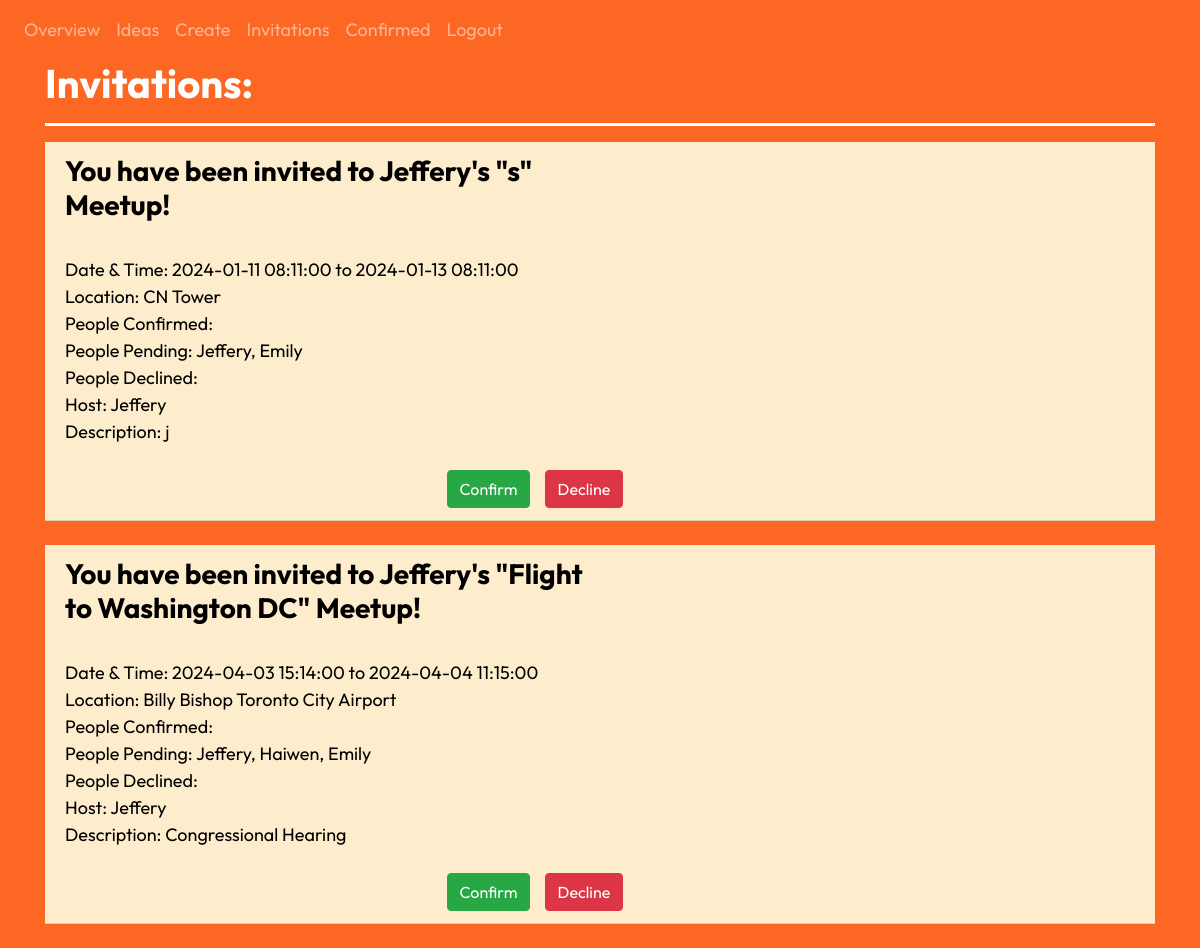
/view_meetups (signed in), run on the app's committed database.
### website/models.py (models this page shows)
class Meetup(db.Model):
    id = db.Column(db.Integer, primary_key=True)
    date_created = db.Column(db.DateTime(timezone=True), default=func.now()) # gets current date and time, store it as date
    date_meetup = db.Column(db.DateTime)
    date_end = db.Column(db.DateTime)
    title = db.Column(db.String(10000))
    location = db.Column(db.String(10000))
    fullAddress = db.Column(db.String(10000))
    locationCommonName = db.Column(db.String(10000))
    lat = db.Column(db.Float)
    lng = db.Column(db.Float)
    description = db.Column(db.String(10000))
    invitations = db.Column(db.String(10000))
    confirmed = db.Column(db.String(10000))
    declined = db.Column(db.String(10000))
    owner = db.Column(db.Integer)
    owner_firstname = db.Column(db.String(10000))

### website/views.py (the view)
@views.route('/view_meetups', methods=['GET', 'POST']) #decorator: whenever you go to the / URL, whatever in hom() will run
@login_required
def view_meetups():
    invites = "" # create a string of people who were invited but not confirmed
    confirmation = "" # create a string of people who have confirmed
    confirmSearch = " " + str(current_user.id) + " "
    firstInv = True
    firstConf = True
    meetupList = []
    for meetup in current_user.meetups: # go through all the current user's meetups
        if meetup.confirmed.find(confirmSearch) == -1:
            meetupList.append({'id': meetup.id, 'lat': meetup.lat, 'lng': meetup.lng, 'locationName': meetup.locationCommonName, 'address': meetup.fullAddress})
        invites = invites + "   " # add 3 spaces to show a new meetup
        confirmation = confirmation + "   "
        firstInv = True
        firstConf = True
        for user in meetup.user: # cycle through the users with a relationship with that meetup
            userSearch = " " + str(user.id) + " "
            if meetup.confirmed.find(userSearch)  != -1: # if the user has confirmed
                if firstConf:   # if its the first confirmation for the meetup. add their name
                    confirmation  = confirmation + user.first_name
                    firstConf = False
                else: # if its not the first confirmation, add a comma
                    confirmation  = confirmation + ", " + user.first_name
            else: # if the user has not confirmed yet, add them to the invite list
                if firstInv:
                    invites  = invites + user.first_name
                    firstInv = False
                else:
                    invites  = invites + ", " + user.first_name
    inviteList = invites.split("   ") # create an list of meetups, inside of which are the people invitied to it
    confirmationList = confirmation.split("   ") # create an list of meetups, inside of which are the people who confirmed to it
    return render_template("view_meetups.html", key=key, user=current_user, inviteList = inviteList, confirmSearch = confirmSearch, confirmationList = confirmationList, meetupList = meetupList)

### website/__init__.py (called while the page is built)
@login_manager.user_loader
def load_user(id):
    return User.query.get(int(id))

### website/templates/view_meetups.html (shortened to what this page needs)
{% extends "base.html" %} {% block title %}View Meetups{% endblock %} {% block
content %}
<h1 align="left"><b>Invitations:</b></h1>
<hr />
<ul class="list-group list-group-flush" id="notes">
  {% set ns = namespace(inviteNumber=1) %}
  {% for meetup in user.meetups: %}
  {%if meetup.confirmed.find(confirmSearch) == -1%}
  <li class="list-group-item  meetup-display mb-4">
    <div class="row">
      <div class="col-md-6">
      <h3><b>You have been invited to {{ meetup.owner_firstname }}'s "{{ meetup.title }}" Meetup!</b></h3><br />
    Date & Time: {{ meetup.date_meetup}} to {{ meetup.date_end }}<br />
    Location: {{meetup.locationCommonName}}<br />
    People Confirmed: {{confirmationList[ns.inviteNumber]}}<br />
    People Pending: {{inviteList[ns.inviteNumber]}}<br />
    People Declined: {{meetup.declined}}<br />
    Host: {{meetup.owner_firstname}}<br />
    Description: {{meetup.description}}<br /></div>
    <div class="col-md-6"><div id = "map{{ meetup.id }}" class = "map" style="height: 300px"></div>
  </div></div>
  <div class="row mt-3" style="margin-left: 35%">
    <button
      type="button"
      class="btn btn-success float-right button-margin"
      onClick="confirmMeetup({{meetup.id}})"
    >
      <span aria-hidden="true">Confirm</span>
    </button>
    {% if user.id == meetup.owner %}
    <button
      type="button"
      class="btn btn-success float-right button-margin"
      data-toggle="modal"
      data-target={{"#inviteModal" + meetup.id|string}}
    >
      <span aria-hidden="true">Invite</span>
    </button>
    <div
      class="modal fade"
      id={{"inviteModal" + meetup.id|string}}
      tabindex="-1"
      role="dialog"
      aria-labelledby="inviteModal"
      aria-hidden="true"
    >
      <div class="modal-dialog" role="document">
        <div class="modal-content">
          <div class="modal-header">
            <h5 class="modal-title" id="inviteModalLabel">Invite</h5>
            <button
              type="button"
              class="close"
              data-dismiss="modal"
              aria-label="Close"
            >
              <span aria-hidden="true">&times;</span>
            </button>
          </div>
          <div class="modal-body">
            <form onkeydown="return event.key != 'Enter';">
              <div class="form-group">
                <label for={{"invite-user" + meetup.id|string}} class="col-form-label"
                  >Please enter the emails of additional users you would like to invite seperated by a space:</label
                >
                <input type="text" class="form-control" id={{"invite-user" + meetup.id|string}} placeholder="e.g. Bob72@gmail.com Stacy6@hotmail John77@gmail.com"/>
              </div>
            </form>
          </div>
          <div class="modal-footer">
            <button
              type="button"
              class="btn btn-secondary"
              data-dismiss="modal"
              aria-label="Close"
            >
              Close
            </button>
            <button
              type="button"
              class="btn btn-success button-margin"
              onClick="invite({{meetup.id}}, '/view_meetups')"
              data-dismiss="modal"
              aria-label="Confirm"
            >
              Invite
            </button>
          </div>
        </div>
      </div>
    </div>
    <button
      type="button"
      class="btn btn-warning float-right button-margin"
      data-toggle="modal"
      data-target={{"#ownerModal" + meetup.id|string}}
    >
      <span aria-hidden="true">Transfer</span>
    </button>
    <div
      class="modal fade"
      id={{"ownerModal" + meetup.id|string}}
      tabindex="-1"
      role="dialog"
      aria-labelledby="ownerModal"
      aria-hidden="true"
    >
      <div class="modal-dialog" role="document">
        <div class="modal-content">
          <div class="modal-header">
            <h5 class="modal-title" id="ownerModalLabel">Transfer Ownership</h5>
            <button
              type="button"
              class="close"
              data-dismiss="modal"
              aria-label="Close"
            >
              <span aria-hidden="true">&times;</span>
            </button>
          </div>
          <div class="modal-body">
            <form onkeydown="return event.key != 'Enter';">
              <div class="form-group">
                <label for={{"new-owner" + meetup.id|string}} class="col-form-label"
                  >New Owner Email:</label
                >
                <input type="text" class="form-control" id={{"new-owner" + meetup.id|string}} />
              </div>
            </form>
          </div>
          <div class="modal-footer">
            <button
              type="button"
              class="btn btn-secondary"
              data-dismiss="modal"
              aria-label="Close"
            >
              Close
            </button>
            <button
              type="button"
              class="btn btn-warning"
              onClick="newOwner({{meetup.id}}, '/view_meetups')"
              data-dismiss="modal"
              aria-label="Confirm"
            >
              Transfer
            </button>
          </div>
        </div>
      </div>
    </div>
    <button
    type="button"
    class="btn btn-danger float-right button-margin"
    onClick="deleteMeetup({{meetup.id}}, '/view_meetups')"
  >
    <span aria-hidden="true">Delete</span>
  </button>
  {% else %}
  <button
    type="button"
    class="btn btn-danger float-right button-margin"
    onClick="declineMeetup({{meetup.id}}, '/view_meetups')"
  >
    <span aria-hidden="true">Decline</span>
  </button>
  {% endif %}
    </div>
  </li>
  {% endif %} {% set ns.inviteNumber = ns.inviteNumber+1 %} {% endfor %}
</ul>
{% endblock %}

### website/static/site.css (style rules this page uses)
html, body, #map, #meetupMap { height: 500px; }
html, body { height: 100%; margin: 0; padding: 0; }
.map { height: 500px; }
.meetup-bg { background-color: #FC6824; }
.meetup-display { color: rgb(0, 0, 0); background-color: #FEEDCD; }
.meetup-text { color: white; font-family: 'Outfit' ;font-size: 18px; }
.button-margin { margin-left: 1%; margin-right: 1%; }
hr { height: 3px; background-color: #ffffff; border: none; }

### data on the page
Meetup: owner_firstname "Jeffery", title "s", date_meetup "2024-01-11 08:11:00", date_end "2024-01-13 08:11:00", locationCommonName "CN Tower", inviteList "Jeffery, Emily", description "j"
Meetup: owner_firstname "Jeffery", title "Flight to Washington DC", date_meetup "2024-04-03 15:14:00", date_end "2024-04-04 11:15:00", locationCommonName "Billy Bishop Toronto City Airport", inviteList "Jeffery, Haiwen, Emily", description "Congressional Hearing"
